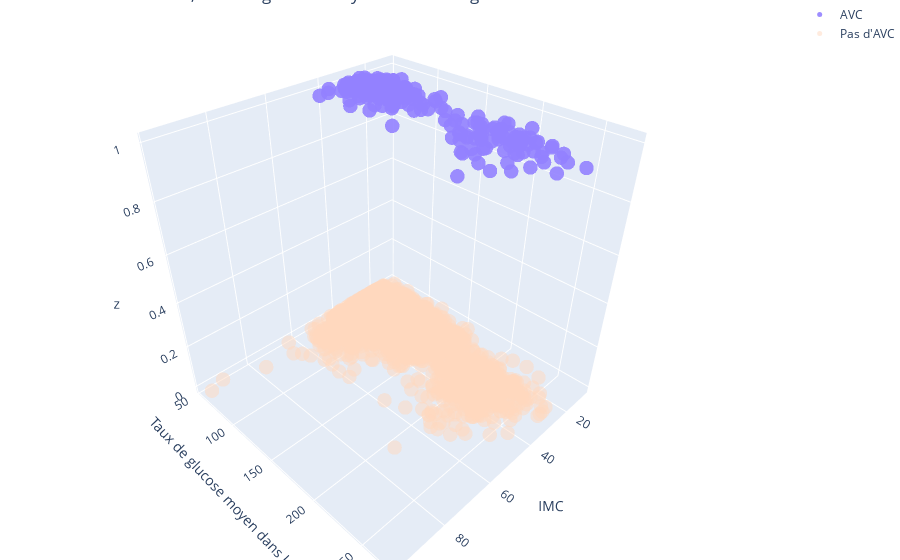

The cell this chart's notebook holds for it:
### Markdown cell above
Modèle dynamique :

### Code cell
df = init_traitement_DB()

df_avc = df[df['stroke'] == 1]

# Affichage des points pour les personnes ou individus victimes d'un AVC
trace_stroke = go.Scatter3d(
    x=df[df['stroke'] == 1]['bmi'],
    y=df[df['stroke'] == 1]['avg_glucose_level'],
    z=[1] * len(df[df['stroke'] == 1]),  
    mode='markers',
    marker=dict(
        color='#9381FF',
        size=5,
        opacity=0.9
    ),
    name='AVC'
)

# Affichage des points pour les personnes ou individus non victimes d'un AVC

trace_no_stroke = go.Scatter3d(
    x=df[df['stroke'] == 0]['bmi'],
    y=df[df['stroke'] == 0]['avg_glucose_level'],
    z=[0] * len(df[df['stroke'] == 0]), 
    mode='markers',
    marker=dict(
        color='#FFD8BE',
        size=5,
        opacity=0.5
    ),
    name='Pas d\'AVC'
)

#Ajout d'un layout
layout = go.Layout(
    scene=dict(
        xaxis=dict(title='IMC'),
        yaxis=dict(title='Taux de glucose moyen dans le sang'),
    ),
    margin=dict(l=0, r=0, b=0, t=0),
    title='Relation entre IMC, Taux de glucose moyen dans le sang et AVC'
)

fig = go.Figure(data=[trace_stroke, trace_no_stroke], layout=layout)

fig.show()

### Figure 1 — Plotly figure (JSON) as saved in the notebook; plotly's stock layout.template omitted (floating-point values rounded to 4 significant figures; data arrays with more than 128 entries replaced by an {"elided": "..."} marker saying what was removed)
{"data": [{"marker": {"color": "#9381FF", "opacity": 0.9, "size": 5}, "mode": "markers", "name": "AVC", "x": {"elided": "209 float values"}, "y": {"elided": "209 float values"}, "z": {"elided": "209 int values"}, "type": "scatter3d"}, {"marker": {"color": "#FFD8BE", "opacity": 0.5, "size": 5}, "mode": "markers", "name": "Pas d'AVC", "x": {"elided": "4677 float values"}, "y": {"elided": "4677 float values"}, "z": {"elided": "4677 int values"}, "type": "scatter3d"}], "layout": {"margin": {"b": 0, "l": 0, "r": 0, "t": 0}, "scene": {"xaxis": {"title": {"text": "IMC"}}, "yaxis": {"title": {"text": "Taux de glucose moyen dans le sang"}}}, "title": {"text": "Relation entre IMC, Taux de glucose moyen dans le sang et AVC"}}}
